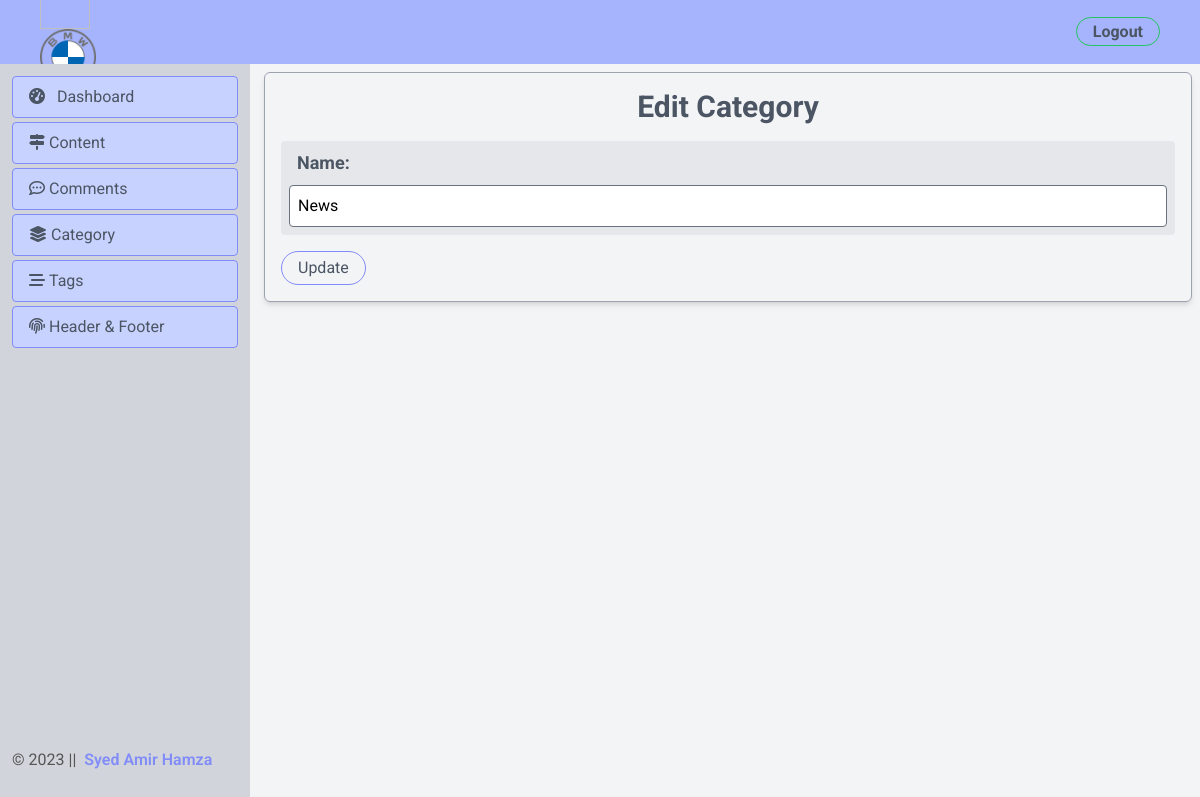
Screenshot of /backend/edit_category.php?id=11 (signed in) with the database file from the repository.
### tables this page shows
CREATE TABLE `header_footer` (
  `id` int(11) NOT NULL,
  `name` varchar(255) NOT NULL,
  `logo_path` varchar(255) NOT NULL
);

CREATE TABLE `categories` (
  `id` int(11) NOT NULL,
  `name` varchar(50) NOT NULL
);

### backend/edit_category.php (the view, shortened to what this page needs)
<?php
include 'layout/header.php';
include 'db_connection.php';
?>
<div class="flex flex-col">
    <div class="">
        <?php include 'layout/nav.php'; ?>
    </div>
    <div class="flex">
        <div class="">
            <?php include 'layout/sidebar.php'; ?>
        </div>
        <div class="w-full p-2 ml-64 mt-16">
            <body class="bg-gray-100">
                <?php
                function getCategoryDetails($categoryId)
                {
                    global $conn;
                    $categoryId = (int) $categoryId;
                    $sql = "SELECT * FROM categories WHERE id = $categoryId";
                    $result = $conn->query($sql);
                    if ($result->num_rows > 0) {
                        return $result->fetch_assoc();
                    } else {
                        return null;
                    }
                }
                if (isset($_GET['id'])) {
                    $categoryId = $_GET['id'];
                    $categoryDetails = getCategoryDetails($categoryId);
                            ?>
                            <?php
                } else {
                    echo "Invalid Content ID";
                    exit();
                }
                ?>
                <div class="mx-auto border border-gray-400 p-4 rounded-md shadow-md">
                    <h2 class="text-3xl font-bold mb-4 text-center text-gray-600">Edit Category</h2>
                    <form method="post">
                        <div class="">
                            <div class="mb-4 bg-gray-200 rounded p-2">
                                <label class="block text-lg text-gray-600 font-bold mb-2 pl-2" for="name">Name:</label>
                                <input type="text" id="name" name="name" value="<?php echo $categoryDetails['name']; ?>"
                                    class="p-2 border rounded w-full" required>
                            </div>
                            <button type="submit"
                                class="border border-indigo-400 rounded-3xl text-gray-600 px-4 py-1 hover:bg-indigo-400 transition hover:text-gray-100">
                                Update
                            </button>
                        </div>
                    </form>
                </div>
        </div>
    </div>
</div>
</body>
</html>

### backend/layout/nav.php
<?php
include '../db_connection.php';
$sql = "SELECT * FROM header_footer LIMIT 1";
$result = $conn->query($sql);
if ($result->num_rows > 0) {
    $row = $result->fetch_assoc();
    ?>
    <div class="bg-indigo-300 h-16 flex justify-between items-center fixed w-full top-0 ">
<div class="w-full flex items-center justify-between">
<div class=" ml-10">
        <img src="<?php  ?>" alt="" width="50">
        <a href="dashboard.php">
        <?php echo '<img class="w-14 h-14" src="' . $row['logo_path'] . '" alt="Logo">'; ?>
        </a>
    </div>
    <div class="text-right font-bold mr-10 "><a class="border border-green-500 rounded-3xl text-gray-600 px-4 py-1 hover:bg-green-500 transition hover:text-gray-100"
      href="../logout.php">Logout</a>
    </div>
</div>
  </div>
    <?php
} else {
}
?>

### backend/layout/footer_part_backend.php (shortened to what this page needs)
    <?php
include 'db_connection.php';
$sql = "SELECT * FROM header_footer LIMIT 1";
$getLOgo = $conn->query($sql);
if ($getLOgo->num_rows > 0) {
    $row = $getLOgo->fetch_assoc();
}
?>
    <footer class=" h-10 mb-2">
    <div class="flex items-center h-full justify-center">
        <p> &copy;
          <span>
            <?php
              $currentYear = date('Y');
              echo $currentYear;
            ?> || &nbsp;
          </span>
          <span class=" font-semibold text-indigo-600">
            <?php
                echo '<h1 class="font-semibold text-indigo-400">' . $row['name'] . '</h1>';
            ?>
          </span>
        </p>
      </div>
    </footer>

### backend/layout/style.css (style rules this page uses)
* { box-sizing: border-box; margin: 0; padding: 0; }
body { min-height: 80vh; font-family: "Roboto", sans-serif; }

### rows the page displays
header_footer: logo_path (picture), name "Syed Amir Hamza"
categories: name "News"
